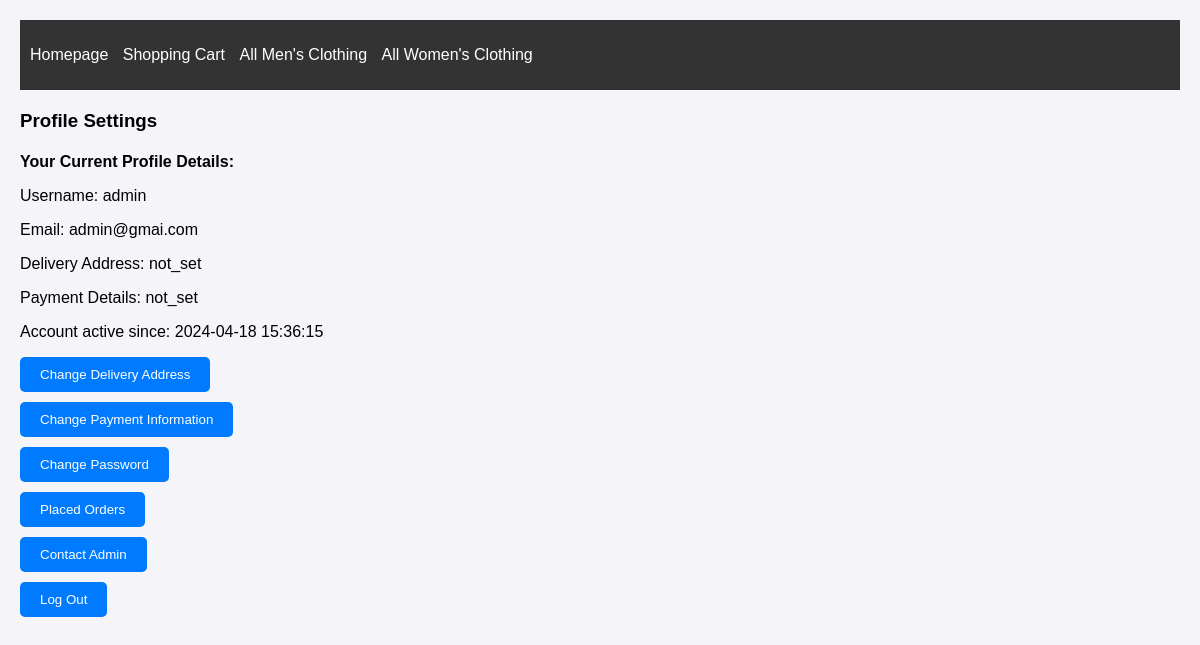
/Shop/homepage/user_homepage/profile_settings/profile_settings_homepage.inc.php (signed in), run on the app's committed database.
### tables this page shows
CREATE TABLE `users` (
  `id` int(11) NOT NULL,
  `username` varchar(30) NOT NULL,
  `pwd` varchar(255) NOT NULL,
  `email` varchar(100) NOT NULL,
  `delivery_address` text NOT NULL DEFAULT 'not_set',
  `payment_details` text NOT NULL DEFAULT 'not_set',
  `created_at` datetime NOT NULL DEFAULT curtime()
);

### Shop/homepage/user_homepage/profile_settings/profile_settings_model.inc.php (called while the page is built, shortened)
<?php
function get_user_details(object $pdo, int $user_id)
{
    $query = "SELECT * FROM users WHERE id = :user_id;";
    $stmt = $pdo->prepare($query);
    $stmt->bindParam(":user_id", $user_id);
    $stmt->execute();
    $result = $stmt->fetch(PDO::FETCH_ASSOC);
    return $result;
}

### Shop/homepage/user_homepage/profile_settings/profile_settings_view.inc.php (the view, shortened to what this page needs)
<?php
require_once 'profile_settings_model.inc.php';
function show_current_details(object $pdo)
{
    $user_id = $_SESSION['user_id'];
    $result=get_user_details($pdo, $user_id);
    echo "<p> Username: " . $result['username'];
    echo "<p> Email: " . $result['email'];
    echo "<p> Delivery Address: " . $result['delivery_address'];
    echo "<p> Payment Details: " . $result['payment_details'];
    echo "<p> Account active since: " . $result['created_at'];
}

### Shop/homepage/user_homepage/profile_settings/profile_settings_homepage.inc.php (style rules this page uses)
body { font-family: Arial, sans-serif; background-color: #f4f4f9; margin: 0; padding: 20px; }

### data on the page
users: username "admin", email "admin@gmai.com", delivery_address "not_set", payment_details "not_set", created_at "2024-04-18 15:36:15"
